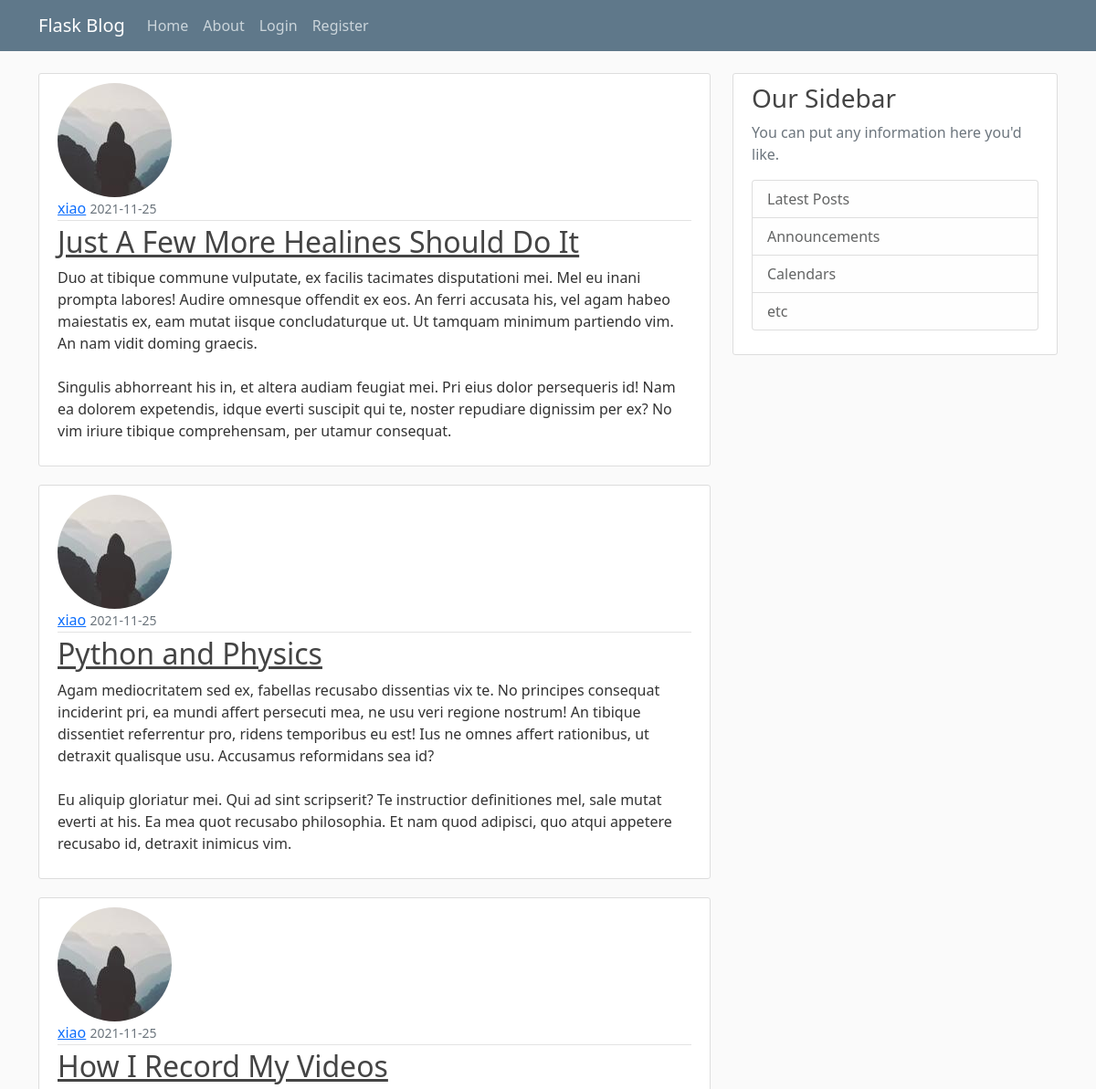
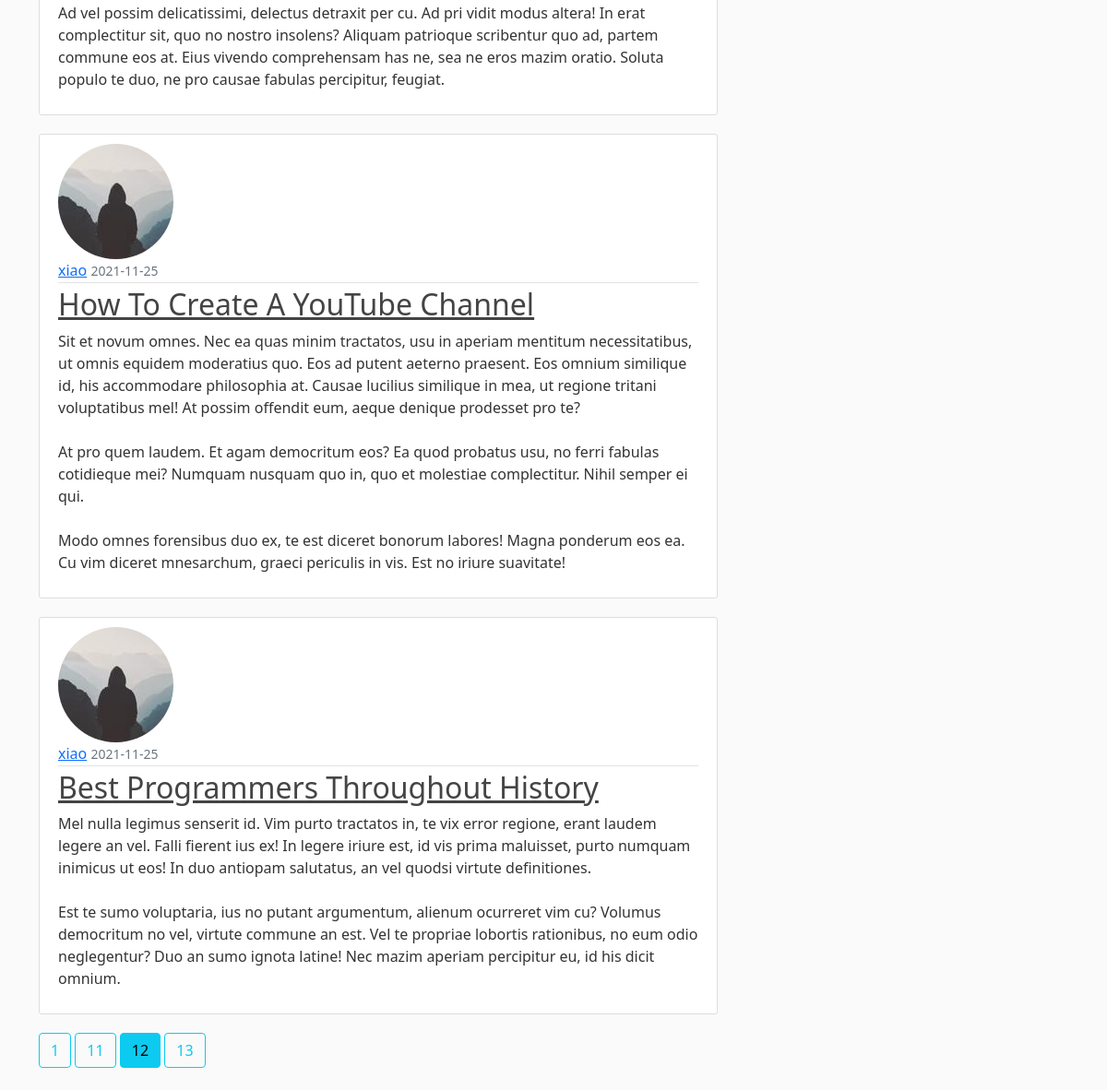
Screenshot of /home?page=12 with the database file from the repository (2 pictures, top to bottom).
### flaskblog/models.py (models this page shows, shortened)
class Post(db.Model):
    id = db.Column(db.Integer, primary_key=True)
    title = db.Column(db.String(100), nullable=False)
    date_posted = db.Column(db.DateTime(timezone=True), default=datetime.now)
    content = db.Column(db.Text, nullable=False)
    user_id = db.Column(db.Integer, db.ForeignKey('user.id'), nullable=False)

class User(db.Model, UserMixin):
    id = db.Column(db.Integer, primary_key=True)
    username = db.Column(db.String(20), unique=True, nullable=False)
    email = db.Column(db.String(120), unique=True, nullable=False)
    image_file = db.Column(db.String(20), nullable=False, default='default.jpg')
    password = db.Column(db.String(60), nullable=False)
    posts = db.relationship('Post', backref='author', lazy=True)

### flaskblog/routes.py (the view)
@app.route("/")
@app.route("/home")
def home():
    page = request.args.get('page', 1, type=int)
    posts = Post.query.order_by(Post.date_posted.desc()).paginate(page=page, per_page=5)
    return render_template('home.html', posts=posts)

### flaskblog/templates/home.html (shortened to what this page needs)
{% extends "layout.html" %}
{% block content %}
    {% for post in posts.items %}
        <article class="media content-section">
            <img class="rounded-circle artical-img" src="{{ url_for('static', filename='profile_pics/' + post.author.image_file) }}">
            <div class="media-body">
                <div class="article-metadata">
                    <a class="mr-2" href="{{url_for('user_posts', username=post.author.username)}}">{{ post.author.username }}</a>
                    <small class="text-muted">{{ post.date_posted.strftime('%Y-%m-%d') }}</small>
                </div>
                <h2><a class="article-title" href="{{ url_for('post', post_id=post.id) }}">{{ post.title }}</a></h2>
                <p class="article-content">{{ post.content }}</p>
            </div>
        </article>
    {% endfor %}
    {% for page_num in posts.iter_pages(left_edge=1, right_edge=1, left_current=1, right_current=2) %}
        {% if page_num %}
            {% if posts.page == page_num %}
                <a class="btn btn-info mb-4" href="{{url_for('home', page=page_num)}}">{{page_num}}</a>
            {% else %}
                <a class="btn btn-outline-info mb-4" href="{{url_for('home', page=page_num)}}">{{page_num}}</a>
            {% endif %}
        {% endif %}
    {% endfor %}
{% endblock content %}

### flaskblog/static/main.css (style rules this page uses)
body { background: #fafafa; color: #333333; margin-top: 5rem; }
h1, h2, h3, h4, h5, h6 { color: #444444; }
.content-section { background: #ffffff; padding: 10px 20px; border: 1px solid #dddddd; border-radius: 3px; margin-bottom: 20px; }
.article-title { color: #444444; }
.article-content { white-space: pre-line; }
.article-metadata { padding-bottom: 1px; margin-bottom: 4px; border-bottom: 1px solid #e3e3e3 }

### rows the page displays
Post: image_file (picture), author.username "xiao", date_posted "2021-11-25", title "Just A Few More Healines Should Do It", content "Duo at tibique commune vulputate, ex facilis tacimates disputationi mei. Mel eu inani prompta labores! Audire omnesque offendit ex eos. An ferri accusata his, vel agam habeo maiestatis ex, eam mutat iisque concludaturque ut. Ut tamquam minimum partiendo vim. An nam vidit doming graecis. Singulis abhorreant his in, et altera audiam feugiat mei. Pri eius dolor persequeris id! Nam ea dolorem expetendis, idque everti suscipit qui te, noster repudiare dignissim per ex? No vim iriure tibique comprehensam, per utamur consequat."
Post: image_file (picture), author.username "xiao", date_posted "2021-11-25", title "Python and Physics", content "Agam mediocritatem sed ex, fabellas recusabo dissentias vix te. No principes consequat inciderint pri, ea mundi affert persecuti mea, ne usu veri regione nostrum! An tibique dissentiet referrentur pro, ridens temporibus eu est! Ius ne omnes affert rationibus, ut detraxit qualisque usu. Accusamus reformidans sea id? Eu aliquip gloriatur mei. Qui ad sint scripserit? Te instructior definitiones mel, sale mutat everti at his. Ea mea quot recusabo philosophia. Et nam quod adipisci, quo atqui appetere recusabo id, detraxit inimicus vim."
Post: image_file (picture), author.username "xiao", date_posted "2021-11-25", title "How I Record My Videos", content "Ad vel possim delicatissimi, delectus detraxit per cu. Ad pri vidit modus altera! In erat complectitur sit, quo no nostro insolens? Aliquam patrioque scribentur quo ad, partem commune eos at. Eius vivendo comprehensam has ne, sea ne eros mazim oratio. Soluta populo te duo, ne pro causae fabulas percipitur, feugiat."
Post: image_file (picture), author.username "xiao", date_posted "2021-11-25", title "How To Create A YouTube Channel", content "Sit et novum omnes. Nec ea quas minim tractatos, usu in aperiam mentitum necessitatibus, ut omnis equidem moderatius quo. Eos ad putent aeterno praesent. Eos omnium similique id, his accommodare philosophia at. Causae lucilius similique in mea, ut regione tritani voluptatibus mel! At possim offendit eum, aeque denique prodesset pro te? At pro quem laudem. Et agam democritum eos? Ea quod probatus usu, no ferri fabulas cotidieque mei? Numquam nusquam quo in, quo et molestiae complectitur. Nihil semper ei qui. Modo omnes forensibus duo ex, te est diceret bonorum labores! Magna ponderum eos ea. Cu vim diceret mnesarchum, graeci periculis in vis. Est no iriure suavitate!"
Post: image_file (picture), author.username "xiao", date_posted "2021-11-25", title "Best Programmers Throughout History", content "Mel nulla legimus senserit id. Vim purto tractatos in, te vix error regione, erant laudem legere an vel. Falli fierent ius ex! In legere iriure est, id vis prima maluisset, purto numquam inimicus ut eos! In duo antiopam salutatus, an vel quodsi virtute definitiones. Est te sumo voluptaria, ius no putant argumentum, alienum ocurreret vim cu? Volumus democritum no vel, virtute commune an est. Vel te propriae lobortis rationibus, no eum odio neglegentur? Duo an sumo ignota latine! Nec mazim aperiam percipitur eu, id his dicit omnium."

### other values shown
{{ page_num }} "1" "11" "13"
{{ page_num }} "12"
